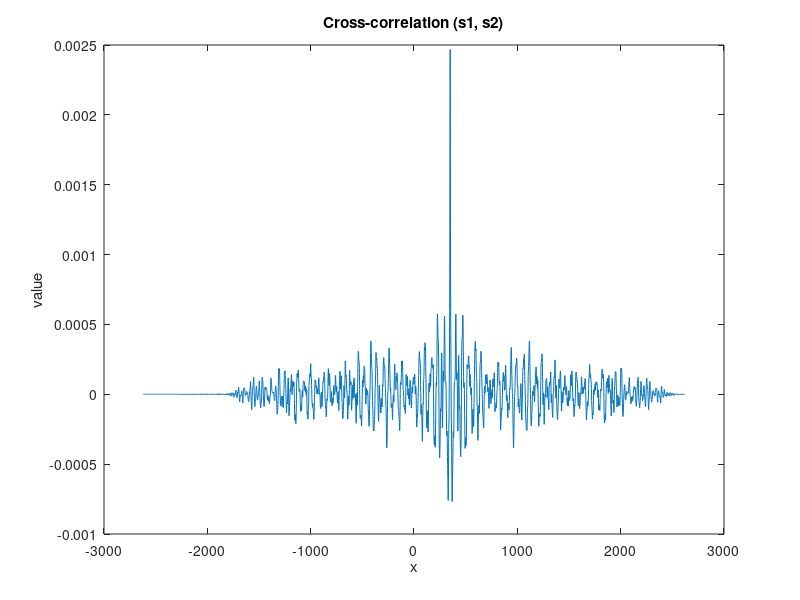
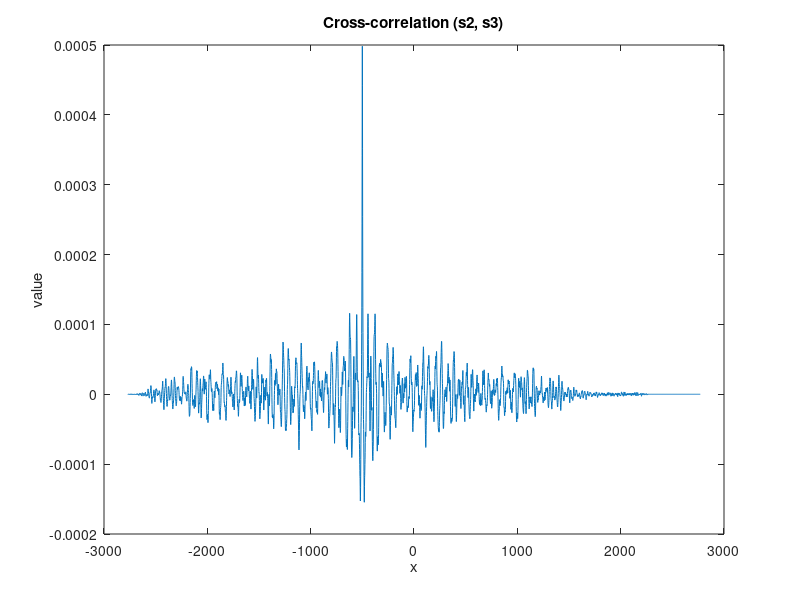
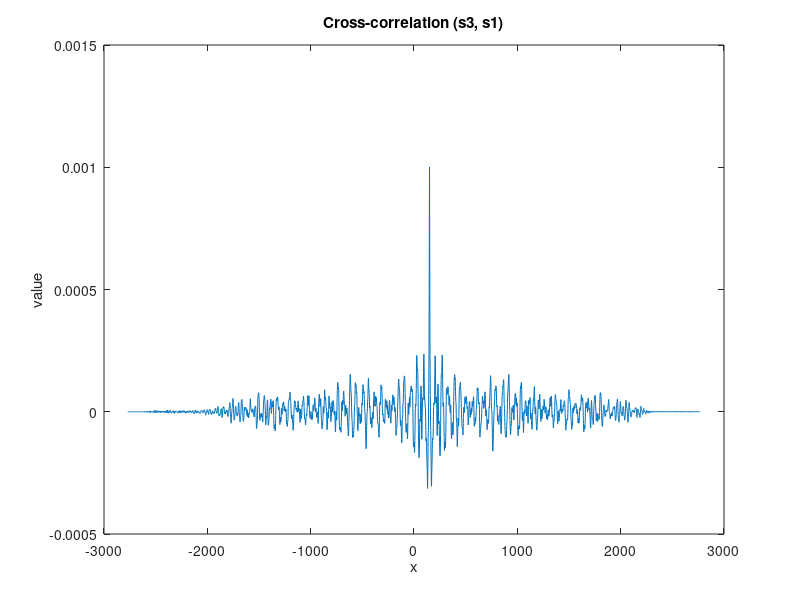
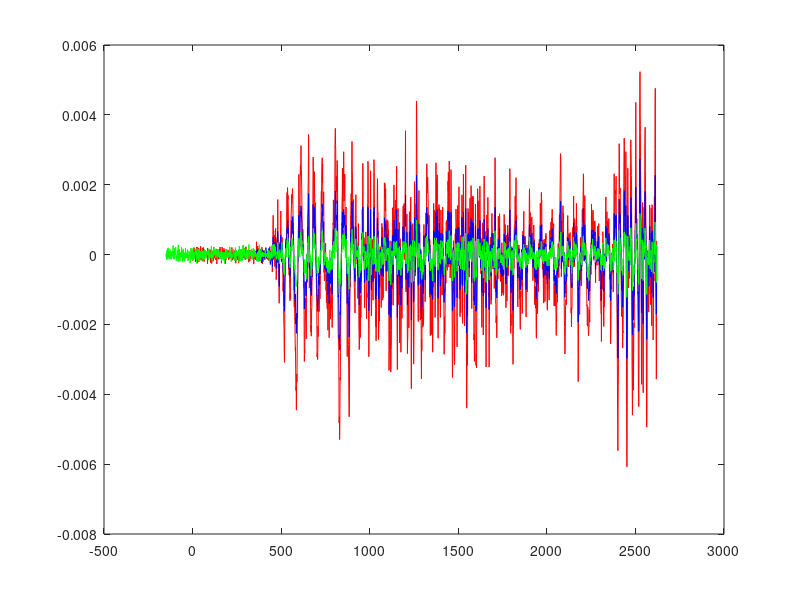

Source code (MATLAB) for these figures, in order:
clear;
close all;
load('sensor_data.mat');

[correlation1_2, deltax2_1] = xcorr(s1, s2);
figure;
plot(deltax2_1, correlation1_2);
xlabel('x'); % x-axis label
ylabel('value'); % y-axis label
title('Cross-correlation (s1, s2)');
[~, y_21] = max(correlation1_2);
delta2_1 = deltax2_1(y_21)

[correlation2_3, deltax2_3] = xcorr(s2, s3);
figure;
plot(deltax2_3, correlation2_3);
xlabel('x'); % x-axis label
ylabel('value'); % y-axis label
title('Cross-correlation (s2, s3)');
[~, y_23] = max(correlation2_3);
delta2_3 = deltax2_3(y_23)

[correlation3_1, deltax3_1] = xcorr(s3, s1);
figure;
plot(deltax3_1, correlation3_1);
xlabel('x'); % x-axis label
ylabel('value'); % y-axis label
title('Cross-correlation (s3, s1)');
[~, y_31] = max(correlation3_1);
delta3_1 = deltax3_1(y_31)

s1x = transpose(0:1:length(s1)-1);
s2x = transpose(0:1:length(s2)-1)+350;
s3x = transpose(0:1:length(s3)-1)-150;

figure;
plot(s1x, s1,'r',s2x,s2,'b',s3x,s3,'g');


